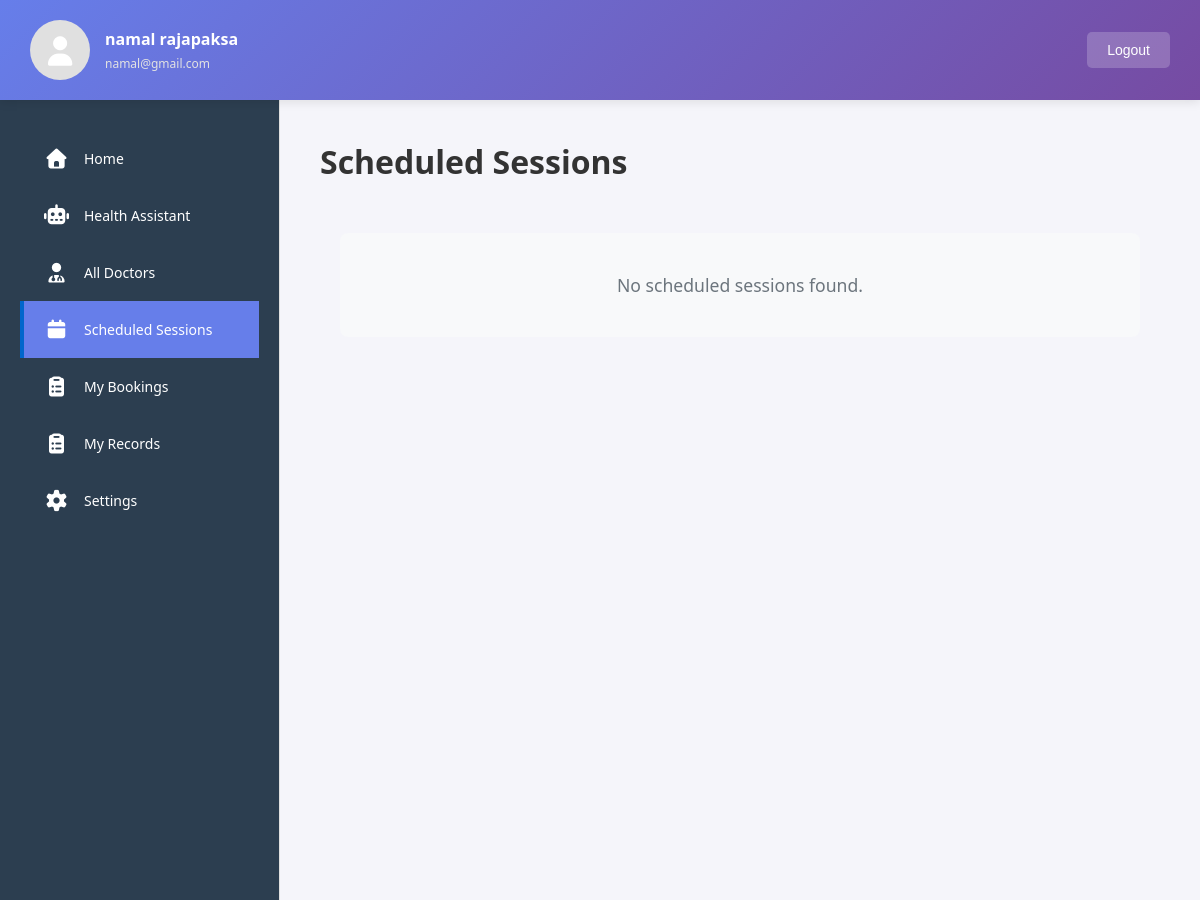
/patient/sessions.php (signed in), run on an earlier commit of the app's database.
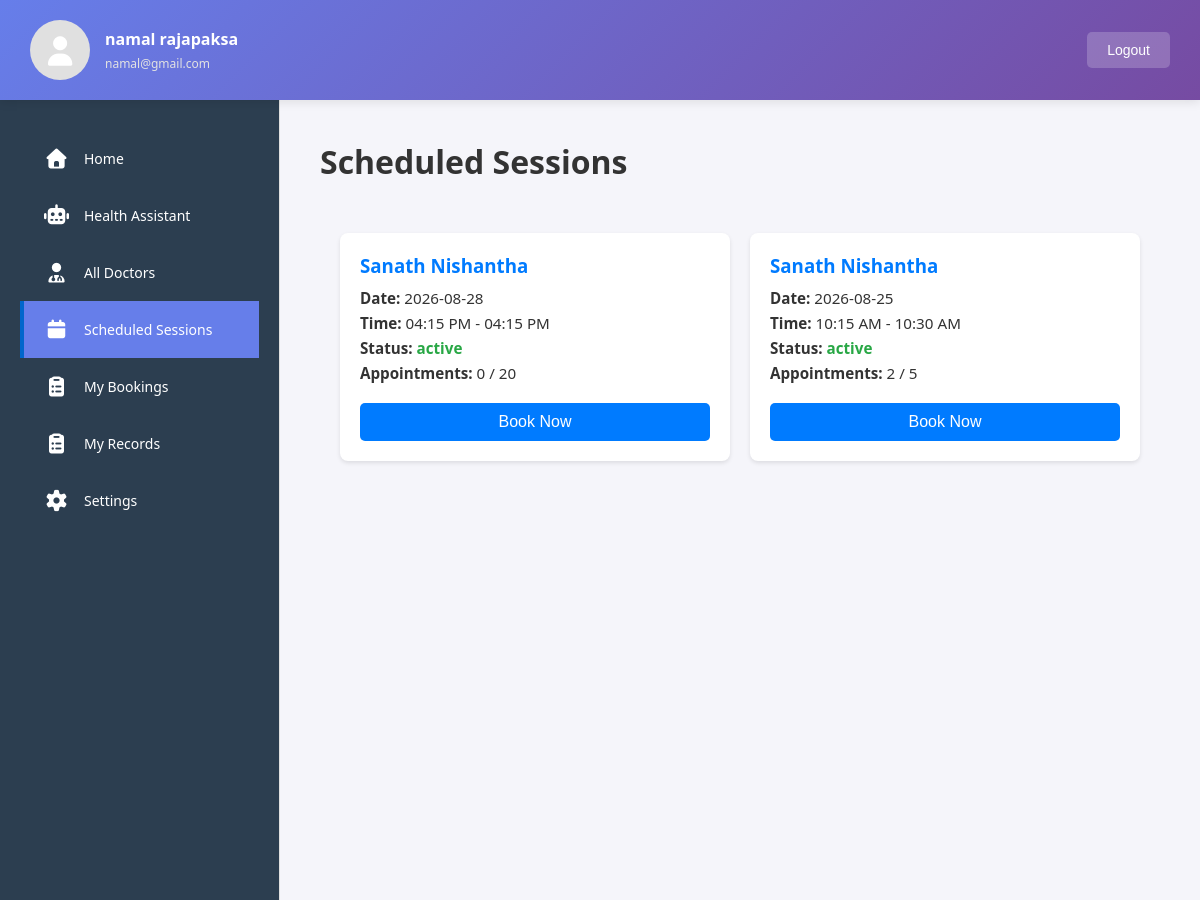
And on a later commit of the database.
### tables this page shows
CREATE TABLE IF NOT EXISTS `sessions` (
  `session_id` int NOT NULL AUTO_INCREMENT,
  `doctor_id` int DEFAULT NULL,
  `session_day` date NOT NULL,
  `start_time` time NOT NULL,
  `end_time` time NOT NULL,
  `max_patients` int DEFAULT NULL,
  `created_by` int DEFAULT NULL COMMENT 'admin_id who created this session',
  `status` enum('active','pending') NOT NULL DEFAULT 'pending',
  `created_at` timestamp NULL DEFAULT CURRENT_TIMESTAMP,
  `current_count` int NOT NULL,
  PRIMARY KEY (`session_id`),
  KEY `fk_sessions_doctor` (`doctor_id`),
  KEY `fk_sessions_admin` (`created_by`)
);

CREATE TABLE IF NOT EXISTS `doctors` (
  `doctor_id` int NOT NULL AUTO_INCREMENT,
  `doctor_name` varchar(100) NOT NULL,
  `phone` varchar(20) DEFAULT NULL,
  `department_id` int DEFAULT NULL,
  `status` enum('ACTIVE','INACTIVE') DEFAULT 'ACTIVE',
  `created_at` timestamp NOT NULL DEFAULT CURRENT_TIMESTAMP,
  `user_id` int NOT NULL,
  PRIMARY KEY (`doctor_id`),
  KEY `department_id` (`department_id`),
  KEY `fk_doctors_user` (`user_id`)
);

### patient/sessions.php (the view, shortened to what the changed rows need)
<?php
require_once '../config/db_connection.php';
$sql = "SELECT s.session_id, s.doctor_id, d.doctor_name, s.session_day, s.start_time, s.end_time, s.max_patients, s.status, s.current_count
        FROM sessions s JOIN doctors d ON s.doctor_id = d.doctor_id WHERE s.session_day >= CURDATE() AND s.status = 'active'";
$stmt = $conn->prepare($sql);
$stmt->execute();
$result = $stmt->get_result();
$sessions = [];
if($result && $result->num_rows>0){
    while($row = $result->fetch_assoc()){
        $sessions[] = $row;
    }
}
?>
<!DOCTYPE html>
<html lang="en">
<head>
    <link rel="stylesheet" href="static/sessions.css">
    <link rel="stylesheet" href="static/main.css">
    <link rel="stylesheet" href="https://cdnjs.cloudflare.com/ajax/libs/font-awesome/7.0.1/css/all.min.css"/>
</head>
<body>
    <div class="container">
        <div class="main-content">
            <div class="header">
                <h1>Scheduled Sessions</h1>
            </div>
            <div class="sessions-section">
                <?php if(count($sessions)>0): ?>
                    <div class="session-grid">
                        <?php foreach ($sessions as $session): ?>
                            <div class="session-card">
                                <div class="session-info">
                                    <h3><?php echo htmlspecialchars($session['doctor_name']); ?></h3>
                                    <p><strong>Date:</strong> <?php echo htmlspecialchars($session['session_day']); ?></p>
                                    <p><strong>Time:</strong> <?php echo htmlspecialchars(date('h:i A', strtotime($session['start_time']))); ?> - <?php echo htmlspecialchars(date('h:i A', strtotime($session['end_time']))); ?></p>
                                    <p><strong>Status:</strong> <span class="status-<?php echo strtolower(htmlspecialchars($session['status'])); ?>"><?php echo htmlspecialchars($session['status']); ?></span></p>
                                    <p><strong>Appointments:</strong> <?php echo htmlspecialchars($session['current_count']); ?> / <?php echo htmlspecialchars($session['max_patients']); ?></p>
                                </div>
                                <div class="session-actions">
                                    <?php if ($session['current_count'] >= $session['max_patients']): ?>
                                        <button class="book-btn disabled" disabled>Session Full</button>
                                    <?php else: ?>
                                        <form class="session-book-form">
                                            <button type="submit" class="book-btn">Book Now</button>
                                        </form>
                                    <?php endif; ?>
                                </div>
                            </div>
                        <?php endforeach; ?>
                    </div>
                <?php else: ?>
                    <div class="no-sessions"><p>No scheduled sessions found.</p></div>
                <?php endif; ?>
            </div>
        </div>
    </div>
</body>
</html>

What changed in the data, as far as the page shows it:
added sessions: doctor.doctor_name "Sanath Nishantha", session_day "2026-08-28", start_time "04:15 PM", end_time "04:15 PM", status "active", current_count "0", max_patients "20"
added sessions: doctor.doctor_name "Sanath Nishantha", session_day "2026-08-25", start_time "10:15 AM", end_time "10:30 AM", status "active", current_count "2", max_patients "5"
Also different on the page:
text no longer shown: "No scheduled sessions found."
